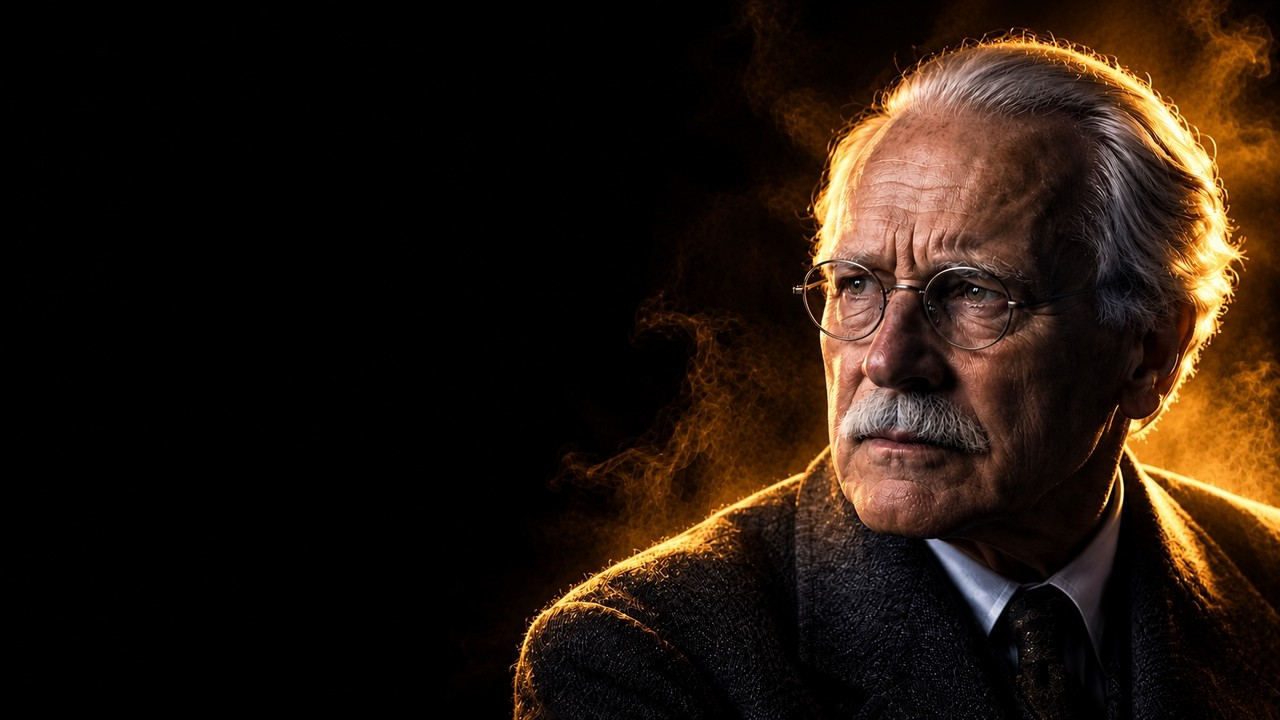
#> input picture src/jung/engine/portraits/amber.jpg, 1280 x 720 px; its folder holds only this picture in this run
$ python engrave.py ../../../../src/jung/engine/portraits/amber.jpg out.png
#> lines starting #> are read from the running program, lines starting #| are printed output that depends on the picture
#!/usr/bin/env python3
"""A picture -> white engraver's lines on black (transparent PNGs), a few variants for the boil.

  cartoon engrave SRC assets/eng/NAME --height 1400 [--crop x0,y0,x1,y1] [--lo 0.5 --hi 0.95 --gamma 1.2]
                  [--style lines|stipple] [--spacing 3.2] [--variants 3] [--mask poly.json --inset 8]
                  [--local 0.4] [--edges 8] [--bg 30] [--sky] [--invert] [--fade 0.1] [--flip] [--preview]
  cartoon engrave SRC refs/NAME --grid 100      a labelled grid over the source: read crops and mask points off it

The tone is the brightness after a curve: everything darker than --lo (a museum backdrop, deep shadows)
falls to black, so marble reads as lit from one side, as on an old engraving.
  lines    engraver's lines along the rows, their width from the tone, slightly waving (reads best in video)
  stipple  dots on a jittered grid (sparse and noisy at video size; for small accents)
Writes NAME-0.png .. NAME-{N-1}.png (white ink, alpha = the lines); draw them with engine/engraving.js,
which swaps the variants a few times a second (the lines boil). --preview also writes NAME-preview.jpg.
Sources: references/engraving.md (public-domain and CC0 pictures, how to record them).
"""
import argparse, json
from pathlib import Path

import numpy as np
from PIL import Image, ImageDraw, ImageFilter


# [12 lines left out: function grid, not called in this run]


def tone_map(src, a):
    im = Image.open(src).convert("RGB")
#> im is the input picture: PIL image 1280x720 RGB; mean R, G, B 34.8, 22.5, 13.6
    if a.crop:
        im = im.crop(tuple(int(v) for v in a.crop.split(",")))
    w, h = im.size
    H = a.height
    W = int(round(w * H / h))
    im = im.resize((W, H), Image.LANCZOS)
#> im: PIL image 2489x1400 RGB
    g = im.convert("L").filter(ImageFilter.UnsharpMask(radius=6, percent=120, threshold=2))
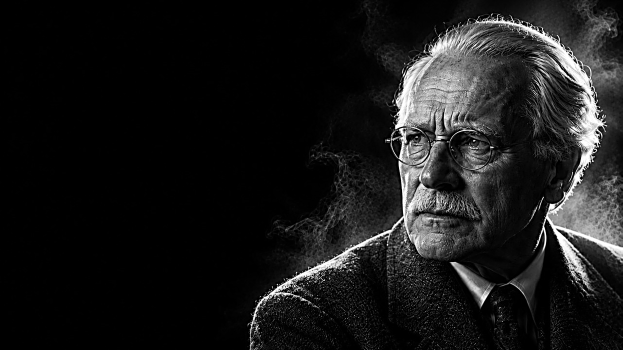
#> g: PIL image 2489x1400 L (shown at 1/4 size); min 0, max 255, mean 25.5
    L = np.asarray(g, np.float32) / 255.0
    if a.invert:                                  # dark ink on paper (a print, a patent drawing) -> light lines
        L = 1 - L
        g = Image.fromarray((L * 255).astype(np.uint8))
    if a.local:                                   # local contrast: a face in shade still reads (blend with the global tone)
        G = np.asarray(g.filter(ImageFilter.GaussianBlur(H / 25)), np.float32) / 255.0
        L = (1 - a.local) * L + a.local * np.clip(0.55 + (L - G) * 2.2, 0, 1)
    T = np.clip((L - a.lo) / (a.hi - a.lo), 0, 1) ** a.gamma
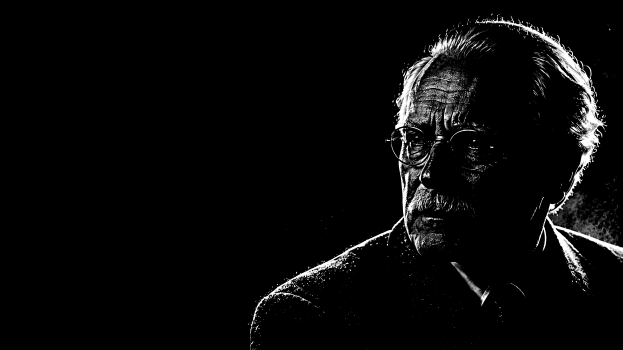
#> T: shape (1400, 2489) float32 (shown at 1/4 size); min 0, max 1, mean 0.0353
    if a.sky:                                     # a blue sky behind (a temple): nothing there
        rgb = np.asarray(im, np.float32)
        blue = np.clip((rgb[..., 2] - rgb[..., 0] - 18) / 30, 0, 1)
        T *= 1 - np.asarray(Image.fromarray((blue * 255).astype(np.uint8)).filter(ImageFilter.GaussianBlur(2)), np.float32) / 255.0
    if a.bg:                                      # a plain backdrop (studio photo, paper): what differs from its colour stays
        rgb = np.asarray(im, np.float32)
        border = np.concatenate([rgb[:8].reshape(-1, 3), rgb[-8:].reshape(-1, 3), rgb[:, :8].reshape(-1, 3), rgb[:, -8:].reshape(-1, 3)])
        dist = np.linalg.norm(rgb - np.median(border, 0), axis=-1)
        m = Image.fromarray((np.clip((dist - a.bg) / 25, 0, 1) * 255).astype(np.uint8))
        T *= np.asarray(m.filter(ImageFilter.MedianFilter(7)).filter(ImageFilter.GaussianBlur(2)), np.float32) / 255.0
    if a.fade:                                    # fade out towards the edges of the picture (no hard rectangle)
        yy, xx = np.mgrid[0:H, 0:W].astype(np.float32)
        e = np.minimum(np.minimum(xx, W - 1 - xx), np.minimum(yy, H - 1 - yy)) / (a.fade * min(W, H))
        T *= np.clip(e, 0, 1) ** 1.5
    if a.edges:                                   # engraver's contours: difference of gaussians on the brightness
        b1 = np.asarray(g.filter(ImageFilter.GaussianBlur(1.2)), np.float32)
        b2 = np.asarray(g.filter(ImageFilter.GaussianBlur(3.0)), np.float32)
        T = np.maximum(T, np.clip((b1 - b2) / 255.0 * a.edges, 0, 1))
    if a.mask:                                    # only inside a polygon traced on the source (--grid)
        poly = json.load(open(a.mask, encoding="utf-8"))
        sx, sy = W / w, H / h
        ox, oy = (int(v) for v in a.crop.split(",")[:2]) if a.crop else (0, 0)
        m = Image.new("L", (W, H), 0)
        ImageDraw.Draw(m).polygon([((x - ox) * sx, (y - oy) * sy) for x, y in poly], fill=255)
        if a.inset:                               # pull the edge inwards: no halo of the background
            mm = np.asarray(m.filter(ImageFilter.GaussianBlur(a.inset)), np.float32) / 255.0
            m = Image.fromarray((np.clip((mm - 0.85) / 0.15, 0, 1) * 255).astype(np.uint8))
        m = m.filter(ImageFilter.GaussianBlur(a.feather))
        T *= np.asarray(m, np.float32) / 255.0
    return T


# [14 lines left out: function stipple, not called in this run]


def lines(T, sp, seed, ss=2):
    H, W = T.shape
    rng = np.random.default_rng(seed)
    out = Image.new("L", (W * ss, H * ss), 0)
    dr = ImageDraw.Draw(out)
    ph, amp, freq = rng.uniform(0, 6.28), sp * 0.18, rng.uniform(0.006, 0.01)
    xs = np.arange(0, W, 2.0)
    for row in np.arange(sp / 2, H, sp):
        y = row + amp * np.sin(xs * freq + ph + row * 0.05)
        t = T[np.clip(y.astype(int), 0, H - 1), xs.astype(int)]
        wdt = t * sp * 0.78
        for i in range(len(xs) - 1):
            if wdt[i] < 0.12:
                continue
            hw = wdt[i] * ss / 2
            dr.rectangle((xs[i] * ss, y[i] * ss - hw, xs[i + 1] * ss, y[i] * ss + hw), fill=255)
    return out.resize((W, H), Image.LANCZOS)


def main():
    ap = argparse.ArgumentParser(description=__doc__, formatter_class=argparse.RawDescriptionHelpFormatter)
    ap.add_argument("src")
    ap.add_argument("out", help="output prefix, e.g. assets/eng/zeus")
    ap.add_argument("--grid", type=int, default=0, help="only write OUT-grid.jpg: the source with a labelled grid every N px")
    ap.add_argument("--height", type=int, default=1400, help="height of the engraving in frame pixels (draw it at about this size)")
    ap.add_argument("--crop", help="x0,y0,x1,y1 in source pixels")
    ap.add_argument("--mask", help="a JSON polygon [[x, y], ...] in source pixels: only inside it")
    ap.add_argument("--inset", type=float, default=0, help="pull a --mask edge inwards by about this many px (kills the halo)")
    ap.add_argument("--feather", type=float, default=4)
    ap.add_argument("--lo", type=float, default=0.5, help="brightness that becomes black")
    ap.add_argument("--hi", type=float, default=0.95, help="brightness that becomes full white")
    ap.add_argument("--gamma", type=float, default=1.2)
    ap.add_argument("--local", type=float, default=0, help="0..1: blend in local contrast (faces in shade)")
    ap.add_argument("--edges", type=float, default=0, help="strength of light contour lines (e.g. 8)")
    ap.add_argument("--sky", action="store_true", help="drop a blue sky")
    ap.add_argument("--bg", type=float, default=0, help="cut a plain backdrop: colour distance threshold (e.g. 30)")
    ap.add_argument("--invert", action="store_true", help="dark lines on paper (prints, patents) -> light lines")
    ap.add_argument("--fade", type=float, default=0, help="fade to black near the edges (fraction of the short side)")
    ap.add_argument("--flip", action="store_true", help="mirror left-right")
    ap.add_argument("--style", default="lines", choices=["lines", "stipple"])
    ap.add_argument("--spacing", type=float, default=3.2, help="line pitch in px (3 for faces, 3.4 for big plain things)")
    ap.add_argument("--variants", type=int, default=3)
    ap.add_argument("--preview", action="store_true", help="also write OUT-preview.jpg (variant 0 on black)")
    a = ap.parse_args()
    Path(a.out).parent.mkdir(parents=True, exist_ok=True)
    if a.grid:
        return grid(a.src, a.out + "-grid.jpg", a.grid)
    T = tone_map(a.src, a)
    if a.flip:
        T = T[:, ::-1].copy()
    for v in range(a.variants):
        alpha = (stipple if a.style == "stipple" else lines)(T, a.spacing, 1000 + v)
        Image.merge("RGBA", (Image.new("L", alpha.size, 255),) * 3 + (alpha,)).save(a.out + f"-{v}.png", optimize=True)
        if v == 0 and a.preview:
            Image.merge("RGB", (alpha,) * 3).save(a.out + "-preview.jpg", quality=88)
#> this loop made 3 passes
#> pass 1, in main, `alpha = (stipple if a.style == "stipple" else lines)(T, a.spacing, 100..`:
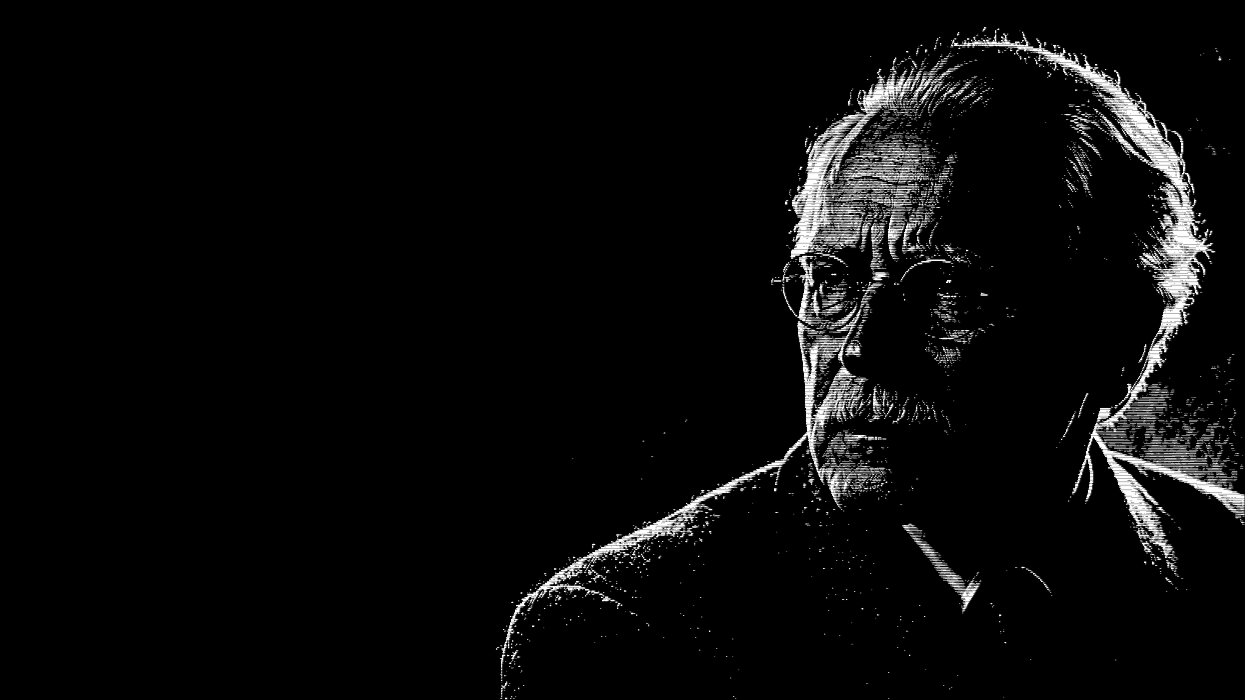
#> alpha: PIL image 2489x1400 L (shown at 1/2 size); min 0, max 255, mean 10.1
    print(f"{a.out}-0..{a.variants - 1}.png  {T.shape[1]}x{T.shape[0]}  ink {T.mean():.3f}"
          + ("  (almost empty: lower --lo)" if T.mean() < 0.02 else ""))
#| out.png-0..2.png  2489x1400  ink 0.035


if __name__ == "__main__":
    main()

$ run again, on attached_assets/IMG_7866_1789979603670.jpeg
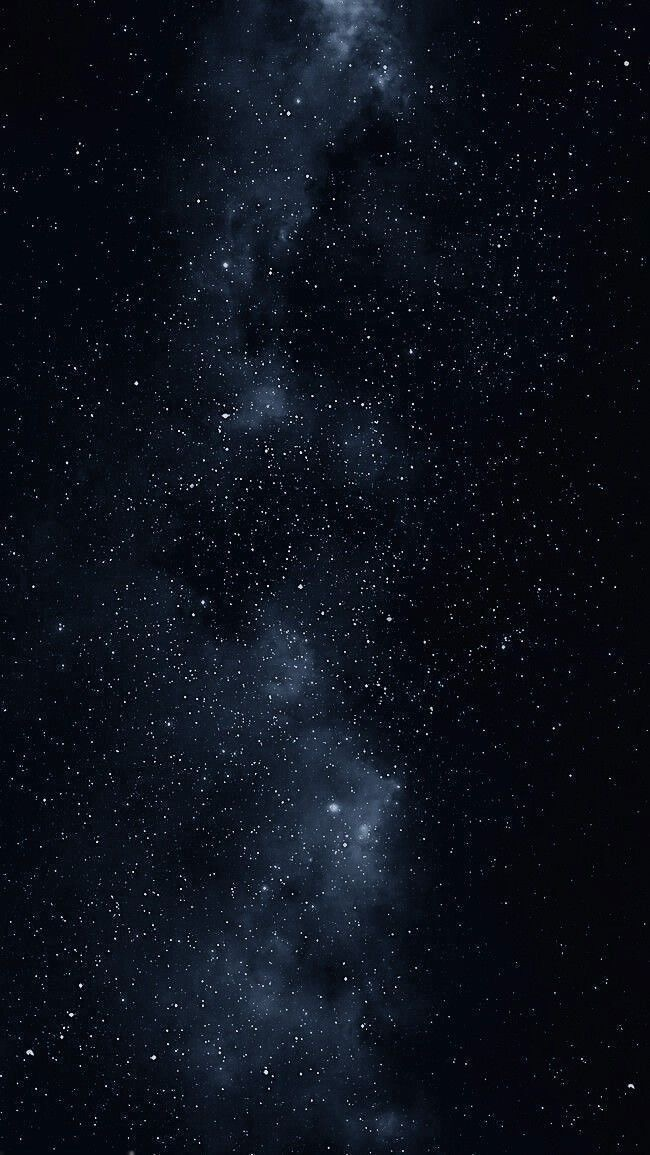
#> input picture attached_assets/IMG_7866_1789979603670.jpeg, 650 x 1155 px
#> in tone_map, im is the input picture: PIL image 650x1155 RGB; mean R, G, B 12.7, 17.2, 27.1
#> im: PIL image 788x1400 RGB
#> in tone_map, `g = im.convert("L").filter(ImageFilter.UnsharpMask(radius=6, percent=1..`:
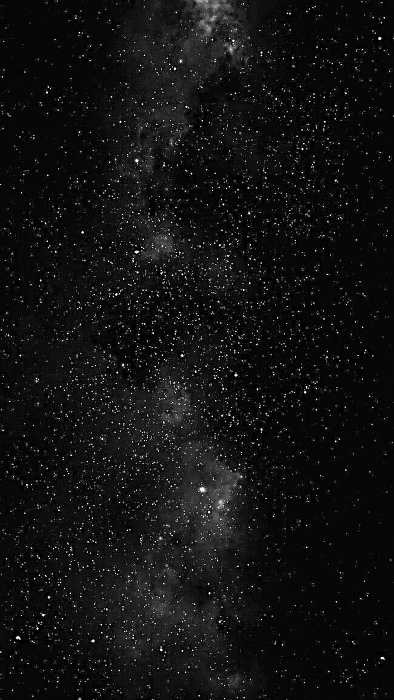
#> g: PIL image 788x1400 L (shown at 1/2 size); min 0, max 255, mean 17.6
#> the loop in main, `for v in range(a.variants):` made 3 passes
#> pass 1, in main, `alpha = (stipple if a.style == "stipple" else lines)(T, a.spacing, 100..`:
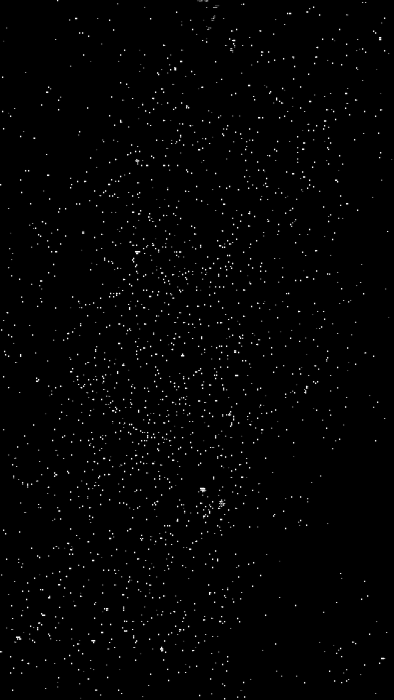
#> alpha: PIL image 788x1400 L (shown at 1/2 size); min 0, max 255, mean 3.1
#| out.png-0..2.png  788x1400  ink 0.010  (almost empty: lower --lo)

$ run again, on attached_assets/IMG_7868_1789979603670.jpeg
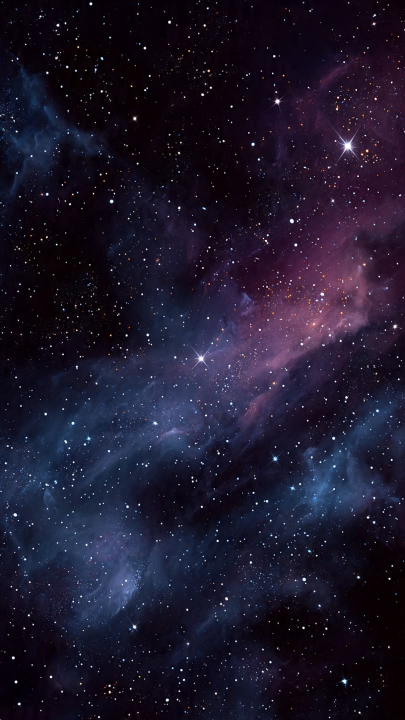
#> input picture attached_assets/IMG_7868_1789979603670.jpeg, 810 x 1440 px (shown at 1/2 size)
#> in tone_map, im is the input picture: PIL image 810x1440 RGB; mean R, G, B 29, 23.4, 43.4
#> im: PIL image 788x1400 RGB
#> in tone_map, `g = im.convert("L").filter(ImageFilter.UnsharpMask(radius=6, percent=1..`:
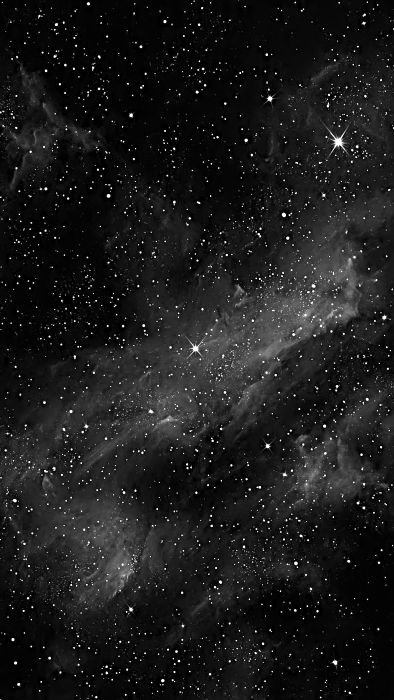
#> g: PIL image 788x1400 L (shown at 1/2 size); min 0, max 255, mean 27.2
#> the loop in main, `for v in range(a.variants):` made 3 passes
#> pass 1, in main, `alpha = (stipple if a.style == "stipple" else lines)(T, a.spacing, 100..`:
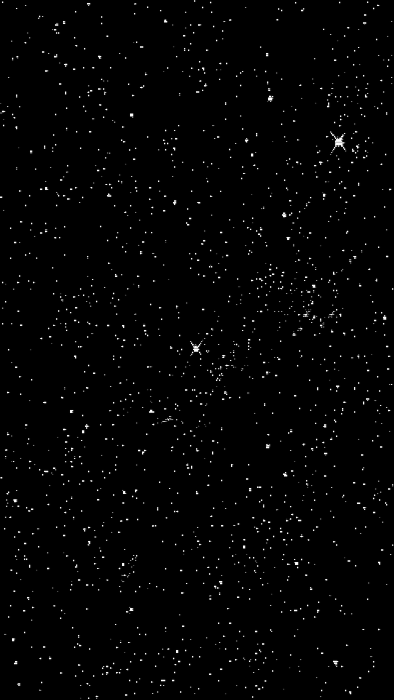
#> alpha: PIL image 788x1400 L (shown at 1/2 size); min 0, max 255, mean 3.4
#| out.png-0..2.png  788x1400  ink 0.011  (almost empty: lower --lo)
